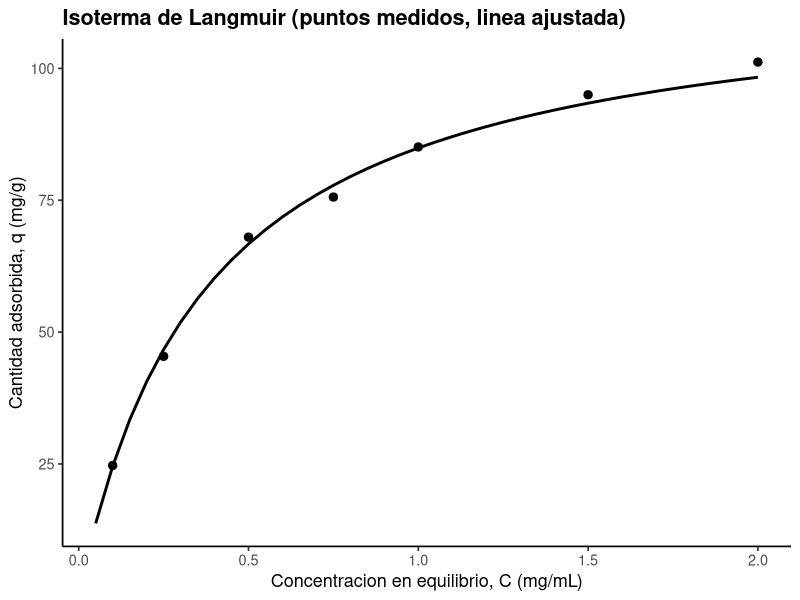
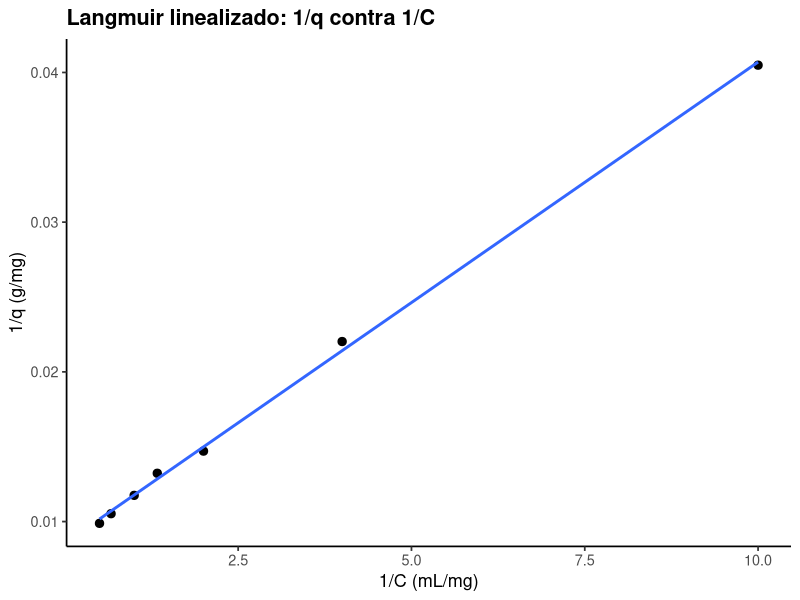
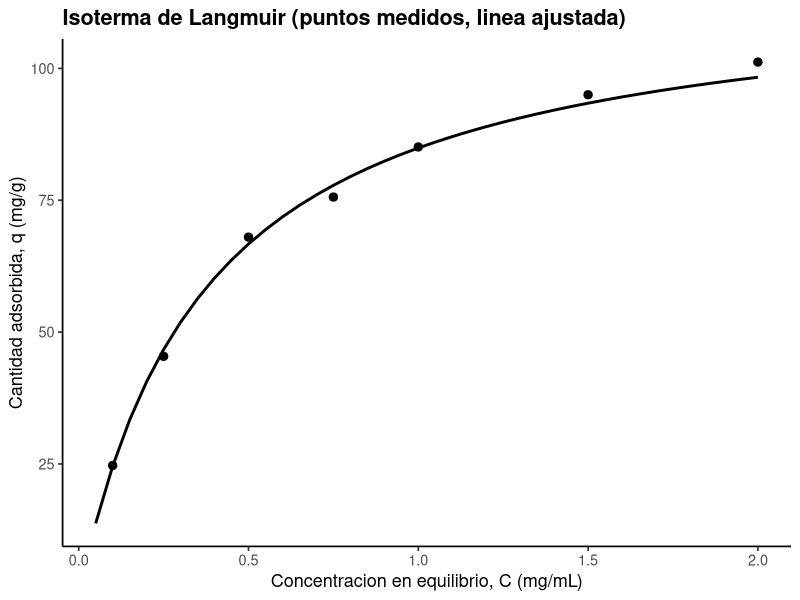
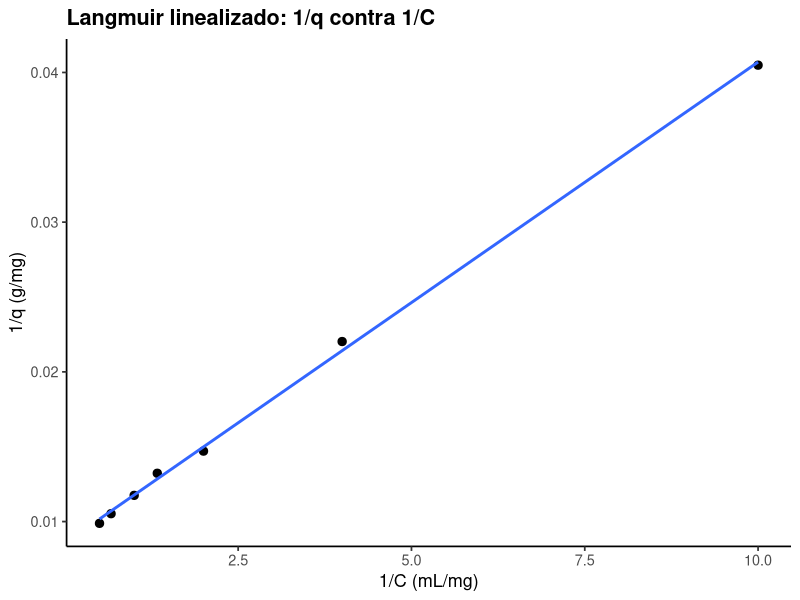

Source code (R) for these figures, in order:
# ==========================================================================
# 06. Adsorcion: isoterma de Langmuir
# ==========================================================================
# Autor: Dr. Jose Juan Torres Martinez
# Docente de Ciencias Quimicas
# Universidad Autonoma de San Luis Potosi (UASLP)
# Mexico
#
# Material academico para estudiantes
# Serie "Bioseparaciones" - Teoria, Unidad 6. Adsorcion
#
# Descripcion: Se ajusta la isoterma de Langmuir, q = qmax * K * C / (1 + K * C), a la cantidad adsorbida medida contra la concentracion en equilibrio. La forma linealizada 1/q contra 1/C da qmax y K por regresion, y con ellos se predice la capacidad a cualquier concentracion.
#
# Objetivos de aprendizaje:
#   - Ajustar la isoterma de Langmuir por su forma linealizada.
#   - Interpretar qmax como la capacidad maxima del adsorbente.
#   - Interpretar K como la afinidad entre soluto y adsorbente.

# Datos: datos_langmuir.csv (cantidad adsorbida medida contra concentracion en equilibrio).
# ==========================================================================

library(tidyverse)

# --------------------------------------------------------------------------
# 1. Leer los datos y linealizar la isoterma
# --------------------------------------------------------------------------
# Langmuir: q = qmax * K * C / (1 + K * C).
# Forma lineal: 1/q = 1/qmax + (1 / (qmax * K)) * (1/C).
datos <- read_csv("datos_langmuir.csv", show_col_types = FALSE)

datos <- datos %>%
  mutate(inv_c = 1 / concentracion_equilibrio_mg_ml,
         inv_q = 1 / q_mg_g)

ajuste <- lm(inv_q ~ inv_c, data = datos)
print(summary(ajuste))

qmax <- 1 / coef(ajuste)[["(Intercept)"]]
k_langmuir <- coef(ajuste)[["(Intercept)"]] / coef(ajuste)[["inv_c"]]

tabla_langmuir <- tibble(qmax_mg_g = qmax, k_por_mg_ml = k_langmuir)
print(tabla_langmuir)

# --------------------------------------------------------------------------
# 2. Curva de Langmuir con los parametros ajustados
# --------------------------------------------------------------------------
curva <- tibble(
  concentracion_equilibrio_mg_ml = seq(0.05, 2.0, by = 0.05)
) %>%
  mutate(q_modelo = qmax * k_langmuir *
           concentracion_equilibrio_mg_ml /
           (1 + k_langmuir * concentracion_equilibrio_mg_ml))

# --------------------------------------------------------------------------
# 3. Grafica 1: isoterma medida y modelo ajustado
# --------------------------------------------------------------------------
grafica_iso <- ggplot() +
  geom_line(data = curva,
            aes(x = concentracion_equilibrio_mg_ml, y = q_modelo),
            linewidth = 1) +
  geom_point(data = datos,
             aes(x = concentracion_equilibrio_mg_ml, y = q_mg_g),
             size = 2.5) +
  labs(
    x = "Concentracion en equilibrio, C (mg/mL)",
    y = "Cantidad adsorbida, q (mg/g)",
    title = "Isoterma de Langmuir (puntos medidos, linea ajustada)"
  ) +
  theme_classic(base_size = 13) +
  theme(plot.title = element_text(face = "bold"))

print(grafica_iso)

# --------------------------------------------------------------------------
# 4. Grafica 2: forma linealizada 1/q contra 1/C
# --------------------------------------------------------------------------
grafica_lin <- ggplot(datos, aes(x = inv_c, y = inv_q)) +
  geom_point(size = 2.5) +
  geom_smooth(method = "lm", se = FALSE, linewidth = 1) +
  labs(
    x = "1/C (mL/mg)",
    y = "1/q (g/mg)",
    title = "Langmuir linealizado: 1/q contra 1/C"
  ) +
  theme_classic(base_size = 13) +
  theme(plot.title = element_text(face = "bold"))

print(grafica_lin)

# --------------------------------------------------------------------------
# 5. Exportar las graficas
# --------------------------------------------------------------------------
ggsave("06_langmuir.png", grafica_iso,
       width = 18, height = 12, units = "cm", dpi = 300)
ggsave("06_langmuir_lineal.png", grafica_lin,
       width = 18, height = 12, units = "cm", dpi = 300)

# --------------------------------------------------------------------------
# Interpretacion
# --------------------------------------------------------------------------
# - La cantidad adsorbida sube rapido a concentracion baja y se acerca a un techo: ese techo es qmax, la capacidad maxima del adsorbente.
# - La forma linealizada es recta, lo que confirma que los datos siguen la isoterma de Langmuir en este intervalo.

# --------------------------------------------------------------------------
# Que aprendimos
# --------------------------------------------------------------------------
# - qmax y K salen de la regresion de 1/q contra 1/C, no de valores supuestos.
# - Con qmax y K se calcula cuanta proteina retiene el adsorbente a cualquier concentracion, que es el dato para disenar el adsorbedor.
